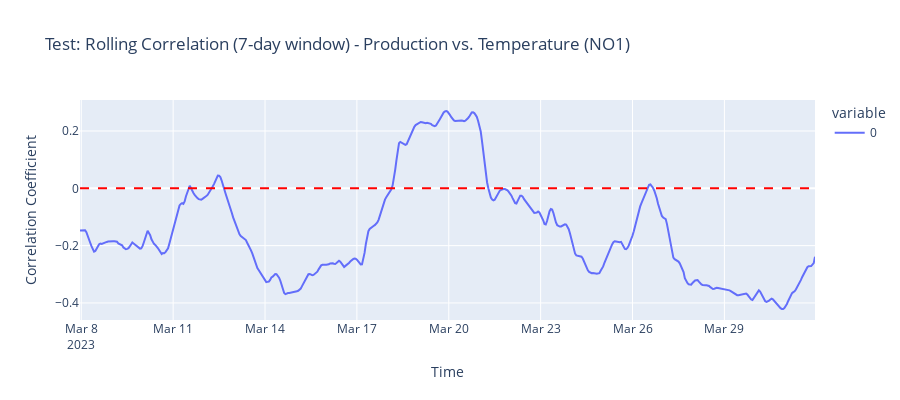

Here is the notebook cell this chart was saved with:
### Markdown cell above
### 5.4. Test 2: Sliding Window Correlation

### Code cell
print("\n--- Running Test 2: Sliding Window Correlation ---")

WINDOW_SIZE = 7 * 24 # 7 days
TEST_LAG = 0 # No lag for this test

# We call the function using the merged data
correlation_series = calculate_sliding_correlation(
    df_test,
    WINDOW_SIZE,
    'quantity_kwh',
    'temperature_2m',
    TEST_LAG
)

if not correlation_series.empty:
    # 1. Plotting Correlation (using Plotly)
    fig_corr = px.line(
        correlation_series.dropna(), # Drop initial NaN values from rolling window
        title=f'Test: Rolling Correlation (7-day window) - Production vs. Temperature ({TEST_AREA})',
        labels={'value': 'Correlation Coefficient', 'start_time': 'Time'},
        height=400
    )
    # Add a horizontal line at 0 for reference
    fig_corr.add_hline(y=0, line_dash="dash", line_color="red")
    fig_corr.show()
    print("✅ Test 2 (Correlation) successful. Plot generated.")
else:
    print("❌ Test 2 (Correlation) failed. Series is empty.")

### Figure 1 — Plotly figure (JSON) as saved in the notebook; plotly's stock layout.template omitted (floating-point values rounded to 4 significant figures; data arrays with more than 128 entries replaced by an {"elided": "..."} marker saying what was removed)
{"data": [{"hovertemplate": "variable=0<br>Time=%{x}<br>Correlation Coefficient=%{y}<extra></extra>", "legendgroup": "0", "line": {"color": "#636efa", "dash": "solid"}, "marker": {"symbol": "circle"}, "mode": "lines", "name": "0", "orientation": "v", "showlegend": true, "type": "scatter", "x": {"elided": "576 str values"}, "xaxis": "x", "y": {"elided": "576 float values"}, "yaxis": "y"}], "layout": {"height": 400, "legend": {"title": {"text": "variable"}, "tracegroupgap": 0}, "shapes": [{"line": {"color": "red", "dash": "dash"}, "type": "line", "x0": 0, "x1": 1, "xref": "x domain", "y0": 0, "y1": 0, "yref": "y"}], "title": {"text": "Test: Rolling Correlation (7-day window) - Production vs. Temperature (NO1)"}, "xaxis": {"anchor": "y", "domain": [0, 1], "title": {"text": "Time"}}, "yaxis": {"anchor": "x", "domain": [0, 1], "title": {"text": "Correlation Coefficient"}}}}
